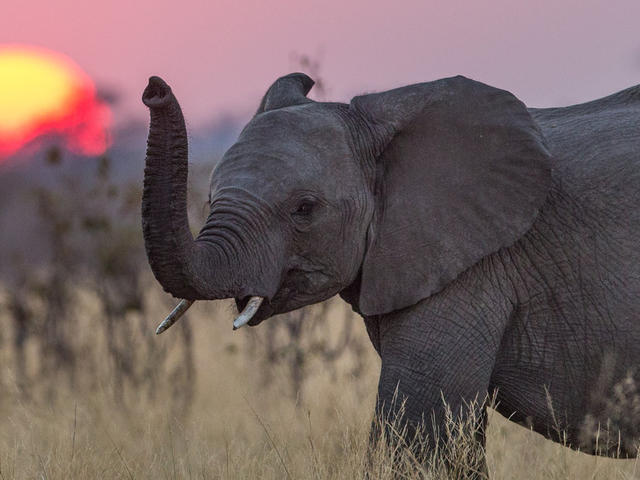
#> input picture 1-imagens/elephant.jpg, 640 x 480 px
$ python image.py
#> lines starting #> are read from the running program, lines starting #| are printed output that depends on the picture
import cv2

# Lê a imagem.
# A constante passada no segundo parâmetro define a escala de cor a ser usada:
# cv2.IMREAD_COLOR: Carrega a imagem colorida sem canal alfa (transparência)
# cv.IMREAD_GRAYSCALE: Carrega a imagem em escala de cinza
# cv.IMREAD_UNCHANGED: Carrega a imagem por completo, incluindo o canal alfa
img = cv2.imread("elephant.jpg", cv2.IMREAD_GRAYSCALE)
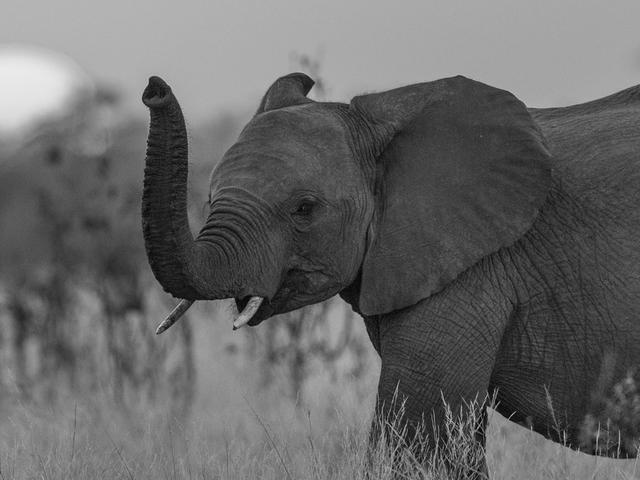
#> img: shape (480, 640); min 0, max 235, mean 102.3

# Imprime o tamanho da imagem, uma tupla (altura, largura)
print(img.shape)
#| (480, 640)

# Redimensiona a imagem em 50%
resized_image = cv2.resize(img, (int(img.shape[1]/2),int(img.shape[0]/2)))

# Mostra a imagem redimensionada
cv2.imshow("Elephant", resized_image)

# Salva a nova imagem redimensionada e em escala de cinza
cv2.imwrite('Elephant-grey.jpg', resized_image)

# Espera pelo pressionamento de uma tecla qualquer
key = cv2.waitKey(0)
#> (key Esc is pressed here)

# Destrói todas as janelas criadas (nesse caso, só uma)
cv2.destroyAllWindows()
